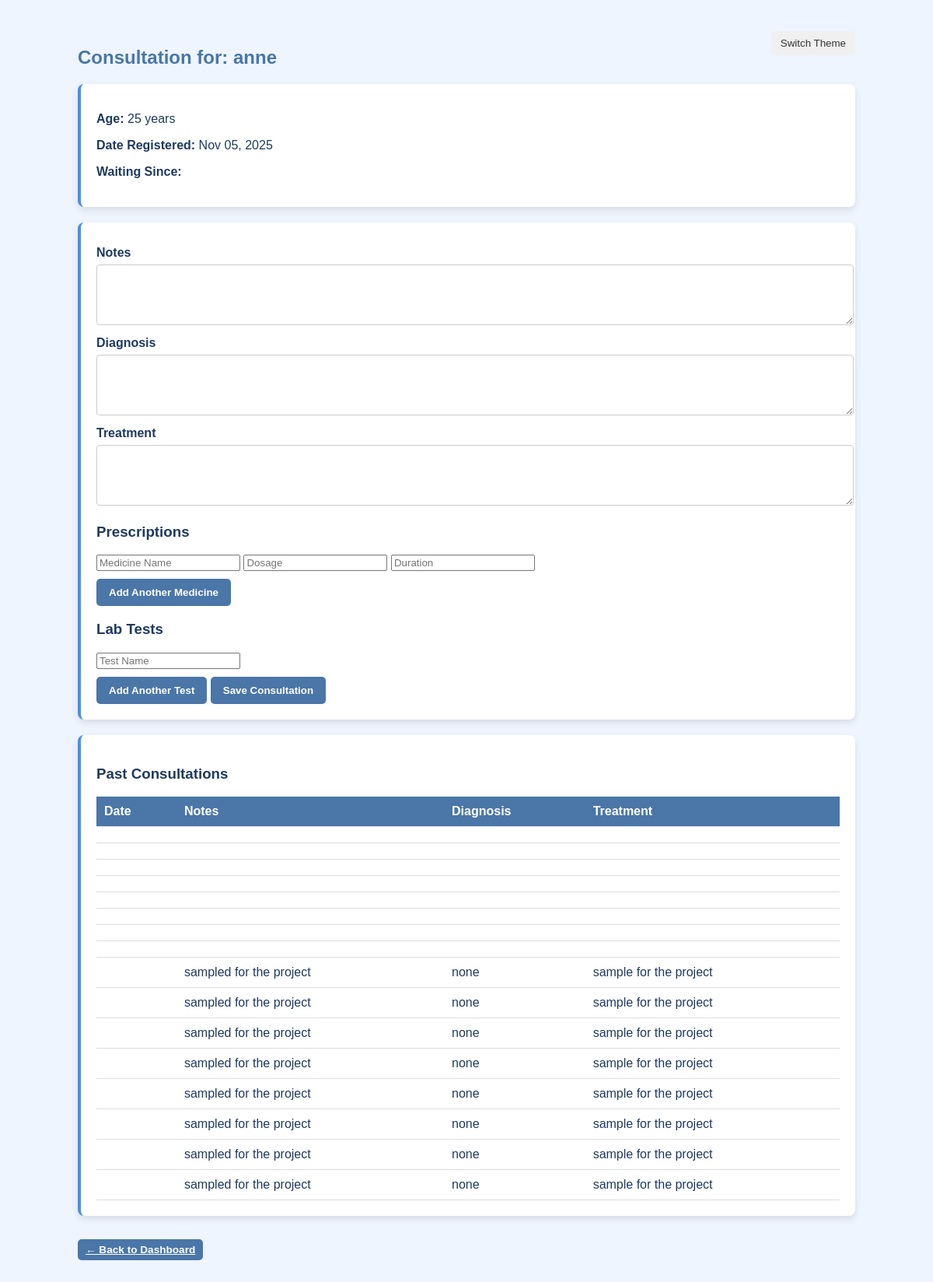
Page /doctor/consult/1/ (signed in) on the committed database.
### reception/models.py (models this page shows, shortened)
class Patient(models.Model):
    GENDER_CHOICES = [
        ('male', 'Male'),
        ('female', 'Female'),
        ('other', 'Other'),
    ]
    BLOOD_GROUP_CHOICES = [
        ('A+', 'A+'), ('A-', 'A-'),
        ('B+', 'B+'), ('B-', 'B-'),
        ('O+', 'O+'), ('O-', 'O-'),
        ('AB+', 'AB+'), ('AB-', 'AB-'),
    ]
    patient_id = models.CharField(max_length=15, unique=True, editable=False)
    national_id = models.CharField(max_length=20, blank=True, null=True)
    full_name = models.CharField(max_length=100)
    date_of_birth = models.DateField(null=True, blank=True)
    gender = models.CharField(max_length=10, choices=GENDER_CHOICES)
    phone = models.CharField(max_length=15)
    address = models.TextField()
    blood_group = models.CharField(max_length=5, choices=BLOOD_GROUP_CHOICES, null=True, blank=True)
    next_of_kin_name = models.CharField(max_length=100, null=True, blank=True)
    next_of_kin_phone = models.CharField(max_length=15, null=True, blank=True)
    medical_history = models.TextField(null=True, blank=True)
    date_registered = models.DateTimeField(auto_now_add=True)
    @property
    def age(self):
        if self.date_of_birth:
            today = date.today()
            return today.year - self.date_of_birth.year - (
                (today.month, today.day) < (self.date_of_birth.month, self.date_of_birth.day)
            )
        return None

### doctor/models.py (models this page shows, shortened)
class Consultation(models.Model):
    patient = models.ForeignKey(
        Patient,
        on_delete=models.CASCADE,
        related_name="consultations"
    )
    doctor = models.ForeignKey(
        User,
        on_delete=models.SET_NULL,
        null=True,
        blank=True,
        related_name="doctor_consultations"
    )
    notes = models.TextField(blank=True, null=True)
    diagnosis = models.TextField(blank=True, null=True)
    treatment = models.TextField(blank=True, null=True)
    created_at = models.DateTimeField(auto_now_add=True)
    status = models.CharField(max_length=20, choices=STATUS_CHOICES, default='waiting')
    class Meta:
        ordering = ['-created_at']
        verbose_name = "Consultation"
        verbose_name_plural = "Consultations"

### doctor/views.py (the view, shortened to what this page needs)
# urls.py: path('consult/<int:patient_id>/', views.consult_patient, name='consult_patient'),
@login_required
def consult_patient(request, patient_id):
    if not doctor_only(request.user):
        return redirect("home")
    patient = get_object_or_404(Patient, id=patient_id)
    consultations = Consultation.objects.filter(patient=patient)
    lab_results = LabResult.objects.filter(lab_request__patient=patient)
    return render(request, "doctor/consultation_form.html", {
        "patient": patient,
        "consultations": consultations,
        "lab_results": lab_results,
    })

### doctor/views.py (called while the page is built)
def doctor_only(user):
    return user.is_superuser or getattr(user, "role", "") in ["doctor", "admin"]

### templates/doctor/consultation_form.html (shortened to what this page needs)
{% load static %}
<!DOCTYPE html>
<html lang="en">
<head>
    <link rel="stylesheet" href="{% static 'clinic/style.css' %}">
</head>
<body class="light-theme" id="theme-body">
<div class="container">
    <button class="theme-toggle" onclick="toggleTheme()">Switch Theme</button>
    <h2>Consultation for: {{ patient.full_name }}</h2>
    <div class="card">
        <p><strong>Age:</strong> {{ patient.age }} years</p>
        <p><strong>Date Registered:</strong> {{ patient.date_registered|date:"M d, Y" }}</p>
        <p><strong>Waiting Since:</strong> {{ patient.waiting_since|date:"M d, Y, P" }}</p>
    </div>
    <form method="POST">
        <div class="card">
            <label for="notes">Notes</label>
            <textarea id="notes" name="notes" rows="4"></textarea>
            <label for="diagnosis">Diagnosis</label>
            <textarea id="diagnosis" name="diagnosis" rows="4"></textarea>
            <label for="treatment">Treatment</label>
            <textarea id="treatment" name="treatment" rows="4"></textarea>
            <h3>Prescriptions</h3>
            <div id="prescriptions">
                <div>
                    <input type="text" name="medicine[]" placeholder="Medicine Name">
                    <input type="text" name="dosage[]" placeholder="Dosage">
                    <input type="text" name="duration[]" placeholder="Duration">
                </div>
            </div>
            <button type="button" class="button" onclick="addPrescription()">Add Another Medicine</button>
            <h3>Lab Tests</h3>
            <div id="lab-tests">
                <input type="text" name="lab_test[]" placeholder="Test Name">
            </div>
            <button type="button" class="button" onclick="addLabTest()">Add Another Test</button>
            <button type="submit" class="button">Save Consultation</button>
        </div>
    </form>
    {% if consultations %}
    <div class="card">
        <h3>Past Consultations</h3>
        <table>
            <thead>
            <tr>
                <th>Date</th>
                <th>Notes</th>
                <th>Diagnosis</th>
                <th>Treatment</th>
            </tr>
            </thead>
            <tbody>
            {% for consult in consultations %}
            <tr>
                <td>{{ consult.date|date:"M d, Y, P" }}</td>
                <td>{{ consult.notes }}</td>
                <td>{{ consult.diagnosis }}</td>
                <td>{{ consult.treatment }}</td>
            </tr>
            {% endfor %}
            </tbody>
        </table>
    </div>
    {% endif %}
    <div style="margin-top: 20px; text-align: left;">
        <a href="{% url 'doctor_dashboard' %}"
           class="button"
           style="padding:6px 10px; font-size:0.85em; display:inline-block;">&larr; Back to Dashboard</a>
    </div>
</div>
</body>
</html>

### static/clinic/style.css (style rules this page uses)
body { font-family: Arial, sans-serif; margin: 0; padding: 0; }
.light-theme { background: #eef5ff; color: #1f3a5f; }
.light-theme .card { background: white; border-left: 4px solid #4A90E2; }
.container { width: 90%; max-width: 900px; margin: auto; padding: 20px; }
.card { padding: 20px; margin-bottom: 20px; border-radius: 8px; }
.button { background: #4A90E2; padding: 10px 14px; border: none; border-radius: 6px; color: white; cursor: pointer; }
.theme-toggle { float: right; cursor: pointer; padding: 6px 12px; border-radius: 6px; background: #4A90E2; color: white; }

### templates/doctor/consultation_form.html (style rules this page uses)
body { font-family: Arial, sans-serif; background: #f6f7fb; margin: 0; padding: 20px; transition: background 0.3s, color 0.3s; }
.container { max-width: 1000px; margin: auto; }
h2 { color: #4a76a8; margin-bottom: 20px; }
.card { background: white; padding: 20px; border-radius: 8px; box-shadow: 0 4px 10px rgba(0,0,0,0.1); margin-bottom: 20px; }
label { font-weight: bold; display: block; margin-top: 10px; margin-bottom: 6px; }
textarea { width: 100%; padding: 8px; border-radius: 4px; border: 1px solid #ccc; resize: vertical; }
.button { background: #4a76a8; color: white; border: none; padding: 10px 16px; border-radius: 5px; cursor: pointer; font-weight: bold; margin-top: 10px; }
.theme-toggle { float: right; background: #f0f0f0; color: #333; border: none; padding: 8px 12px; border-radius: 5px; cursor: pointer; margin-bottom: 20px; }
table { width: 100%; border-collapse: collapse; margin-top: 10px; }
th, td { padding: 10px; border-bottom: 1px solid #ddd; }
th { background: #4a76a8; color: white; text-align: left; }

### rows in the picture
Patient: full_name "anne", age "25", date_registered "Nov 05, 2025"
Consultation: notes "sampled for the project", diagnosis "none", treatment "sample for the project"
Consultation: notes "sampled for the project", diagnosis "none", treatment "sample for the project"
Consultation: notes "sampled for the project", diagnosis "none", treatment "sample for the project"
Consultation: notes "sampled for the project", diagnosis "none", treatment "sample for the project"
Consultation: notes "sampled for the project", diagnosis "none", treatment "sample for the project"
Consultation: notes "sampled for the project", diagnosis "none", treatment "sample for the project"
Consultation: notes "sampled for the project", diagnosis "none", treatment "sample for the project"
Consultation: notes "sampled for the project", diagnosis "none", treatment "sample for the project"
